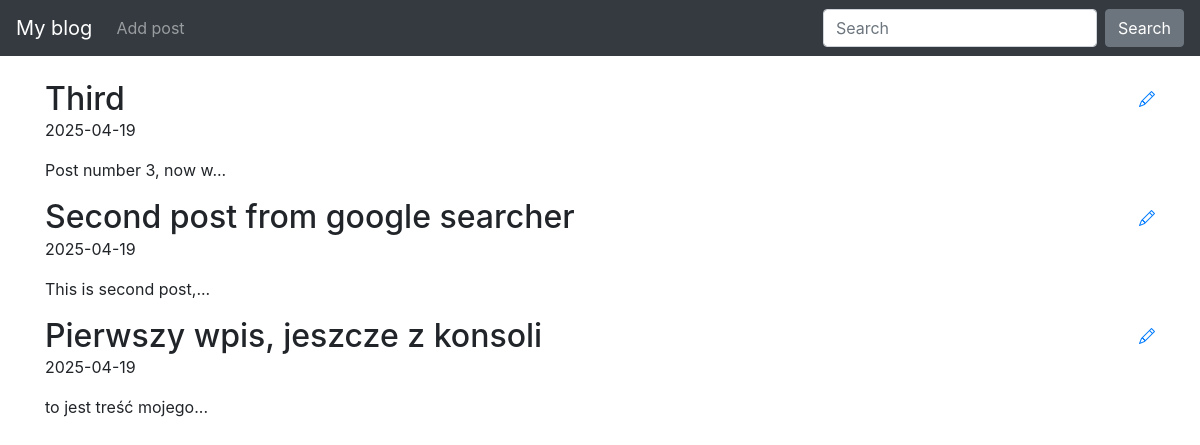
Before: / with the older database file.
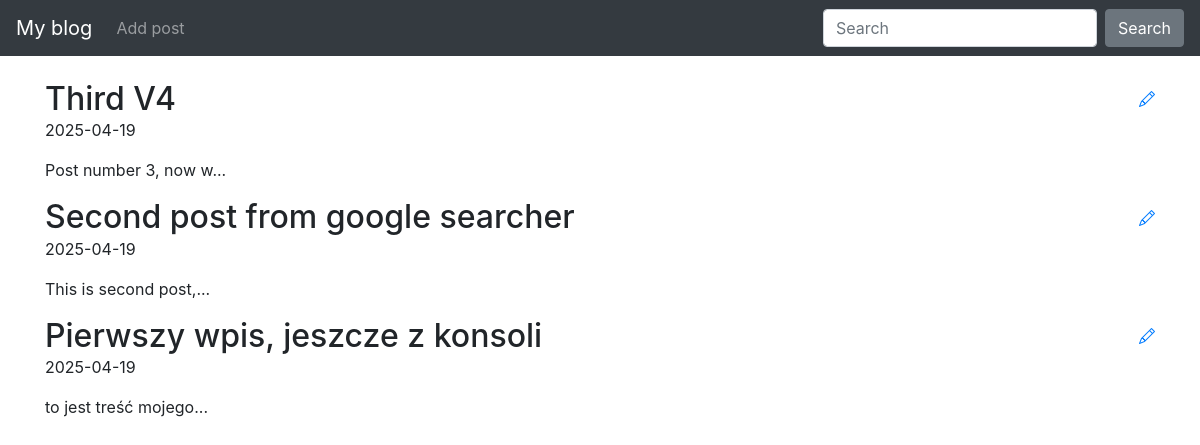
After: the same page with the newer database file.
### blog/models.py (models this page shows)
class Entry(db.Model):
    id = db.Column(db.Integer, primary_key=True)
    title = db.Column(db.String(80), nullable=False)
    body = db.Column(db.Text, nullable=False)
    pub_date = db.Column(db.DateTime, nullable=False,
                         default=datetime.datetime.utcnow)
    is_published = db.Column(db.Boolean, default=False)

### blog/routes.py (the view)
@app.route("/")
def index():
    all_posts = Entry.query.filter_by(is_published=True).order_by(Entry.pub_date.desc())
    return render_template("homepage.html", all_posts=all_posts)

### blog/templates/homepage.html
{% extends "base.html" %}
{% block content %}
{% for post in all_posts %}
<div class="d-flex justify-content-between align-items-center">
  <h2 class="mb-0">{{ post.title }}</h2>
  <a href="{{ url_for('edit_entry', entry_id=post.id) }}">
    <i class="bi bi-pencil"></i>
  </a>
</div>
<p>{{ post.pub_date.strftime('%Y-%m-%d') }}</p>
<p>{{ post.body[:20] }}...</p>
{% endfor %}
{% endblock %}

### blog/templates/base.html (shortened to what this page needs)
<!doctype html>
<html lang="en">
<head>
    <link rel="stylesheet" href="https://stackpath.bootstrapcdn.com/bootstrap/4.5.0/css/bootstrap.min.css"
>
    <link rel="stylesheet" href="https://cdn.jsdelivr.net/npm/bootstrap-icons@1.10.5/font/bootstrap-icons.css">
</head>
<body>
<nav class="navbar navbar-expand-md navbar-dark bg-dark fixed-top">
    <a class="navbar-brand" href="{{ url_for('index') }}">My blog</a>
    <div class="collapse navbar-collapse" id="navbarsExampleDefault">
        <ul class="navbar-nav mr-auto">
            <li class="nav-item">
                <a class="nav-link" href="{{ url_for('create_entry') }}">Add post</a>
            </li>
        </ul>
        <form class="form-inline my-2 my-lg-0">
            <input class="form-control mr-sm-2" type="text" placeholder="Search" aria-label="Search">
            <button class="btn btn-secondary my-2 my-sm-0" type="submit">Search</button>
        </form>
    </div>
</nav>
<main role="main" class="container">
    {% block content %}
    {% endblock %}
</main>
</body>
</html>

### blog/templates/base.html (style rules this page uses)
body { padding-top: 5rem; }

Changed rows visible on the page:
changed Entry "Post number 3, now w": title "Third" → "Third V4"
